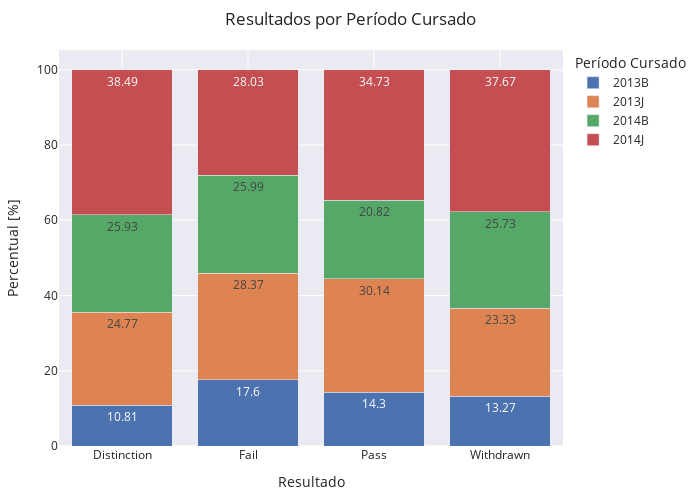

Source (notebook cell):
### Code cell
df = studentInfo.groupby(['code_presentation', 'final_result']).agg({'id_student':'count'}).reset_index().\
    rename(columns={"code_presentation": "Periodo", "final_result": 'Resultado','id_student': 'Qtde'})

df['Percentual'] = df.apply(lambda x:  round(100 * (x['Qtde'] / df[df['Resultado'] == x['Resultado']]['Qtde'].sum()),2), axis=1)

fig = px.bar(df, x="Resultado", y="Percentual", text="Percentual", color="Periodo",
            hover_data=['Percentual'], barmode = 'stack', template="seaborn")

fig.update_layout(
    margin=dict(l=20, r=50, t=50, b=20),
    title = 'Resultados por Período Cursado',
    xaxis_title="Resultado",
    yaxis_title="Percentual [%]",
    legend_title="Período Cursado",
    width=700, 
    height=500,
    uniformtext_minsize=9, 
    uniformtext_mode='hide',
)
fig.show()

### Figure 1 — Plotly figure (JSON) as saved in the notebook; plotly's stock layout.template omitted (floating-point values rounded to 4 significant figures)
{"data": [{"alignmentgroup": "True", "hovertemplate": "Periodo=2013B<br>Resultado=%{x}<br>Percentual=%{text}<extra></extra>", "legendgroup": "2013B", "marker": {"color": "rgb(76,114,176)", "pattern": {"shape": ""}}, "name": "2013B", "offsetgroup": "2013B", "orientation": "v", "showlegend": true, "text": [10.81, 17.6, 14.3, 13.27], "textposition": "auto", "type": "bar", "x": ["Distinction", "Fail", "Pass", "Withdrawn"], "xaxis": "x", "y": [10.81, 17.6, 14.3, 13.27], "yaxis": "y"}, {"alignmentgroup": "True", "hovertemplate": "Periodo=2013J<br>Resultado=%{x}<br>Percentual=%{text}<extra></extra>", "legendgroup": "2013J", "marker": {"color": "rgb(221,132,82)", "pattern": {"shape": ""}}, "name": "2013J", "offsetgroup": "2013J", "orientation": "v", "showlegend": true, "text": [24.77, 28.37, 30.14, 23.33], "textposition": "auto", "type": "bar", "x": ["Distinction", "Fail", "Pass", "Withdrawn"], "xaxis": "x", "y": [24.77, 28.37, 30.14, 23.33], "yaxis": "y"}, {"alignmentgroup": "True", "hovertemplate": "Periodo=2014B<br>Resultado=%{x}<br>Percentual=%{text}<extra></extra>", "legendgroup": "2014B", "marker": {"color": "rgb(85,168,104)", "pattern": {"shape": ""}}, "name": "2014B", "offsetgroup": "2014B", "orientation": "v", "showlegend": true, "text": [25.93, 25.99, 20.82, 25.73], "textposition": "auto", "type": "bar", "x": ["Distinction", "Fail", "Pass", "Withdrawn"], "xaxis": "x", "y": [25.93, 25.99, 20.82, 25.73], "yaxis": "y"}, {"alignmentgroup": "True", "hovertemplate": "Periodo=2014J<br>Resultado=%{x}<br>Percentual=%{text}<extra></extra>", "legendgroup": "2014J", "marker": {"color": "rgb(196,78,82)", "pattern": {"shape": ""}}, "name": "2014J", "offsetgroup": "2014J", "orientation": "v", "showlegend": true, "text": [38.49, 28.03, 34.73, 37.67], "textposition": "auto", "type": "bar", "x": ["Distinction", "Fail", "Pass", "Withdrawn"], "xaxis": "x", "y": [38.49, 28.03, 34.73, 37.67], "yaxis": "y"}], "layout": {"barmode": "stack", "height": 500, "legend": {"title": {"text": "Período Cursado"}, "tracegroupgap": 0}, "margin": {"b": 20, "l": 20, "r": 50, "t": 50}, "title": {"text": "Resultados por Período Cursado"}, "uniformtext": {"minsize": 9, "mode": "hide"}, "width": 700, "xaxis": {"anchor": "y", "domain": [0, 1], "title": {"text": "Resultado"}}, "yaxis": {"anchor": "x", "domain": [0, 1], "title": {"text": "Percentual [%]"}}}}
